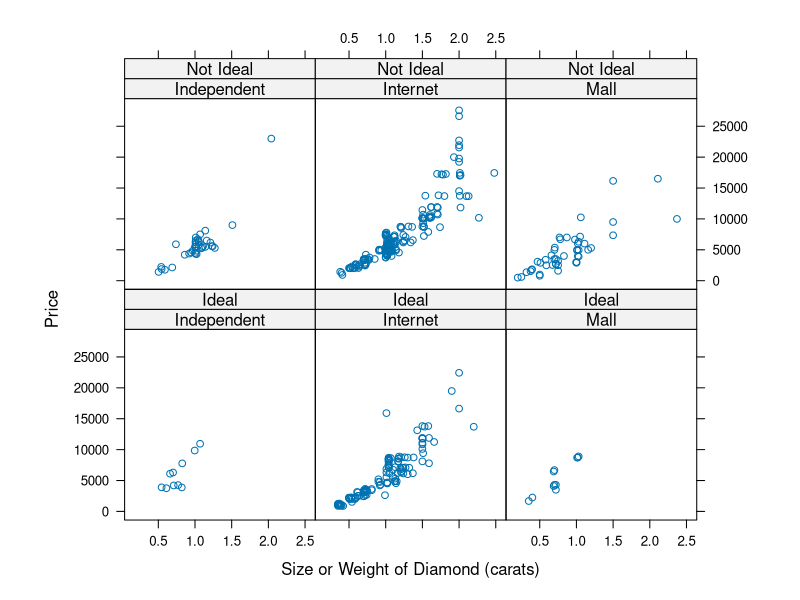
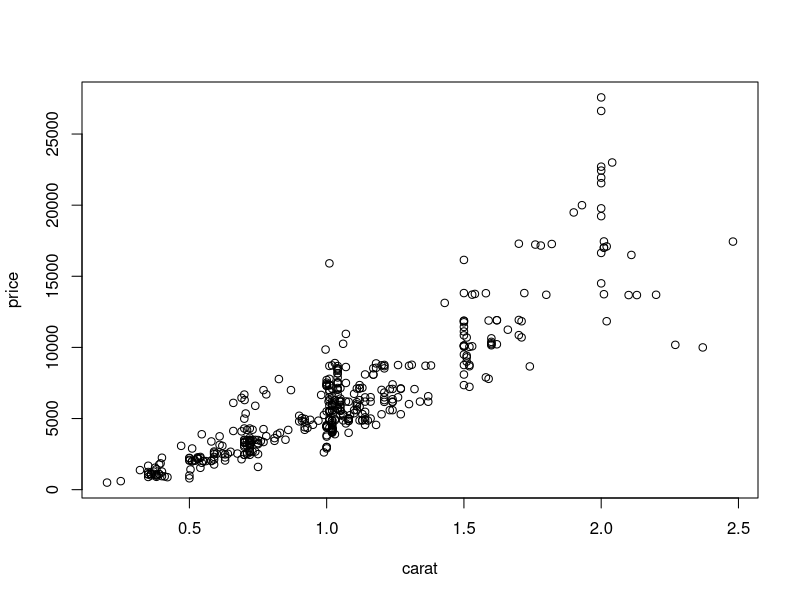

These charts were generated, in order, by the following R code:
## ---- chunk 1
diamonds <- read.csv("two_months_salary.csv")
## ---- chunk 2
head(diamonds)
str(diamonds)
summary(diamonds)
## ---- chunk 3
diamonds$logprice <- log(diamonds$price)
diamonds$internet <- ifelse((diamonds$channel == "Internet"),2,1)
diamonds$internet <- factor(diamonds$internet,levels=c(1,2),labels=c("NO","YES"))
## ---- chunk 4
str(diamonds)
## ---- chunk 5
library(lattice)
xyplot(jitter(price) ~ jitter(carat) | channel + cut, 
       data = diamonds,
        aspect = 1, 
        layout = c(3, 2),
        strip=function(...) strip.default(..., style=1),
        xlab = "Size or Weight of Diamond (carats)", 
        ylab = "Price")
## ---- chunk 6
#library(ggplot2)
attach(diamonds) # attach dataset for easier selection
## ---- chunk 7
plot(carat, price)
## ---- chunk 8
detach(diamonds)
